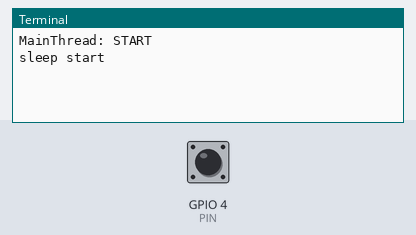
A program run on a simulated Raspberry Pi (BCM pin numbers). Shown: the last lines printed to the terminal. The test bench sets the inputs (shaded band); at power-on: GPIO 4 (PIN) HIGH. The clock reads 2024-03-15 10:24:30 at power-on unless the program sets it.

Above: at 1.2 s.
1.3 s: GPIO 4 (PIN) pulled LOW for 0.15 s
At 2.9 s:
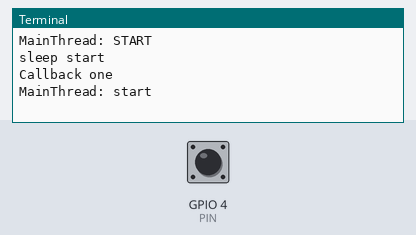
At 11.8 s:
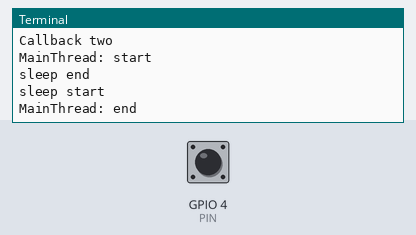

The program:

sample8_2test.py
```python
import RPi.GPIO as GPIO
import time
import logging
import threading

PIN = 4
"""
配線
GPIO4：7pin
と
GND:9pin
を開放しておく。接続してエッジを発生させる。

"""

logging.basicConfig(level=logging.DEBUG, format='%(threadName)s: %(message)s')

def init_gpio():
    GPIO.setmode(GPIO.BCM)
    GPIO.setup(PIN, GPIO.IN, GPIO.PUD_UP)

def set_event():
    # 割り込みイベント設定
    GPIO.add_event_detect(PIN, GPIO.RISING, bouncetime=1000)
    # コールバック関数登録
    GPIO.add_event_callback(PIN, my_callback_one)
    GPIO.add_event_callback(PIN, my_callback_two)

def interval_proc():
    while True:
        print("sleep start")
        time.sleep(10)
        print("sleep end")


def my_callback_one(PIN):
    print('Callback one')
    logging.debug('start')
    time.sleep(5)
    logging.debug('end')

def my_callback_two(PIN):
    print('Callback two')
    logging.debug('start')
    time.sleep(5)
    logging.debug('end')


if __name__ == '__main__':
    try:
        logging.debug('START')
        init_gpio()
        set_event()
        interval_proc()

    except KeyboardInterrupt:
        print("終了処理中...")
        GPIO.remove_event_detect(PIN)
        GPIO.cleanup()
        print("GPIO clean完了")
        logging.debug('END')
```

Measured:
- after the input at 1.3 s, the terminal: prints a new line after 0.15 s (image 1)
